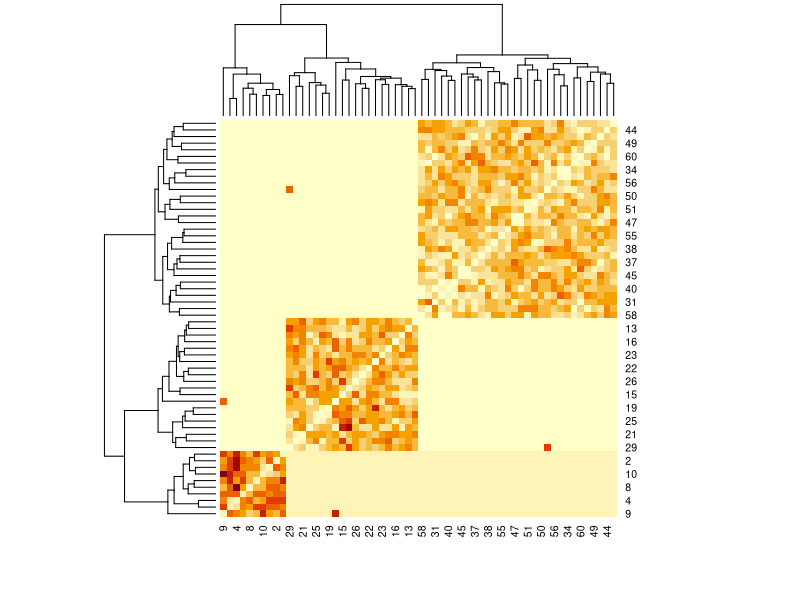

Write the R code that produced this figure.
rm(list=ls())
ns = c(10, 20, 30)
ns_cumsum = cumsum(ns)
n = sum(ns)

A = matrix(0,n,n)

for (i in 1:length(ns_cumsum)){
  if(i ==1){
    idx1 = 1
  }else{
    idx1 = ns_cumsum[i-1]+1
  }
  idx2 = ns_cumsum[i]
  
  n0 = idx2 -idx1+1
  
  mat = matrix(runif(n0**2, 0,1),n0)
  mat = (t(mat)+mat)/2
  #     mat = (mat<0.5)
  A[idx1:idx2,idx1:idx2]= mat

}

A0 = A
# add noise

mat = matrix(runif(n**2, 0,0.01),n,n)
mat = (t(mat)+mat)/2

A = A + mat
A = abs(A)

diag(A)<- 0
# Add articulation points

A[9,10] = A[10,9] =1
A[29,30] = A[30,29] =1

# Add noisy articulation points

A[9,12] = A[12,9] =1
A[29,35] = A[35,29] =1

# Plot the adjacency

heatmap(A)


# plotmat(A)

# Degree

D = diag(rowSums(A))
Dinv = solve(D)
DinvHalf = Dinv**(0.5)


# Normalized Laplacian

L = DinvHalf%*% (D-A) %*% DinvHalf

